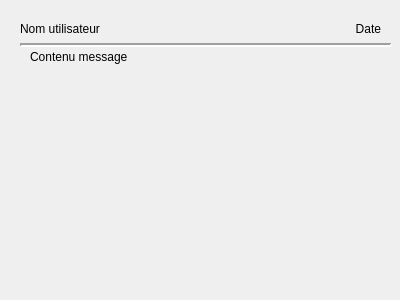
<?xml version="1.0" encoding="UTF-8"?>
<ui version="4.0">
 <class>MessageInfosTicket</class>
 <widget class="QWidget" name="MessageInfosTicket">
  <property name="geometry">
   <rect>
    <x>0</x>
    <y>0</y>
    <width>400</width>
    <height>300</height>
   </rect>
  </property>
  <property name="windowTitle">
   <string>Form</string>
  </property>
  <widget class="QLabel" name="labelUtilisateur">
   <property name="geometry">
    <rect>
     <x>20</x>
     <y>20</y>
     <width>171</width>
     <height>17</height>
    </rect>
   </property>
   <property name="text">
    <string>Nom utilisateur</string>
   </property>
  </widget>
  <widget class="QLabel" name="labelContenuMessage">
   <property name="geometry">
    <rect>
     <x>30</x>
     <y>50</y>
     <width>331</width>
     <height>101</height>
    </rect>
   </property>
   <property name="text">
    <string>Contenu message</string>
   </property>
   <property name="alignment">
    <set>Qt::AlignLeading|Qt::AlignLeft|Qt::AlignTop</set>
   </property>
  </widget>
  <widget class="QLabel" name="labelDateMessage">
   <property name="geometry">
    <rect>
     <x>210</x>
     <y>20</y>
     <width>171</width>
     <height>17</height>
    </rect>
   </property>
   <property name="text">
    <string>Date</string>
   </property>
   <property name="alignment">
    <set>Qt::AlignRight|Qt::AlignTrailing|Qt::AlignVCenter</set>
   </property>
  </widget>
  <widget class="Line" name="line">
   <property name="geometry">
    <rect>
     <x>20</x>
     <y>35</y>
     <width>371</width>
     <height>21</height>
    </rect>
   </property>
   <property name="lineWidth">
    <number>2</number>
   </property>
   <property name="orientation">
    <enum>Qt::Horizontal</enum>
   </property>
  </widget>
 </widget>
 <resources/>
 <connections/>
</ui>
